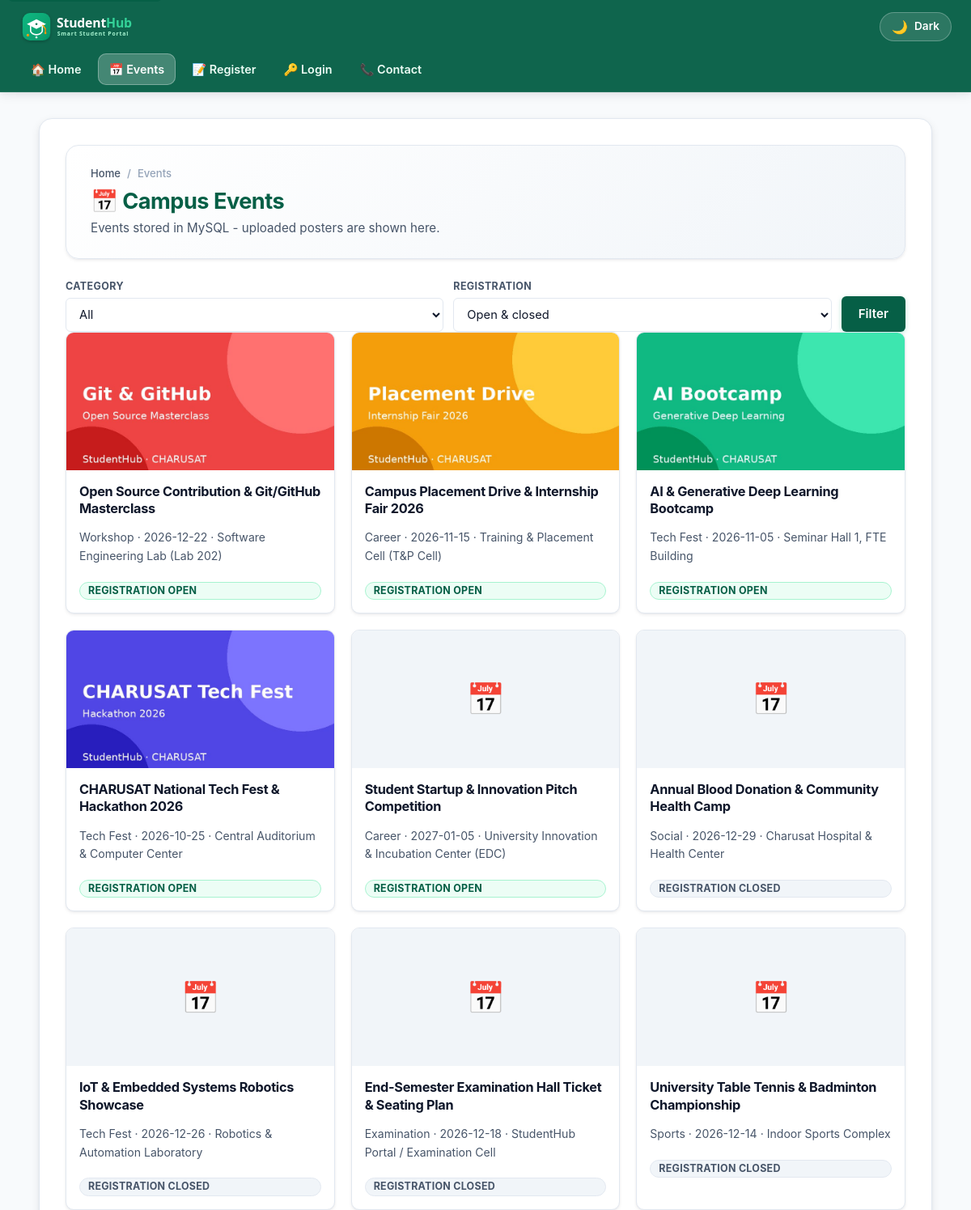
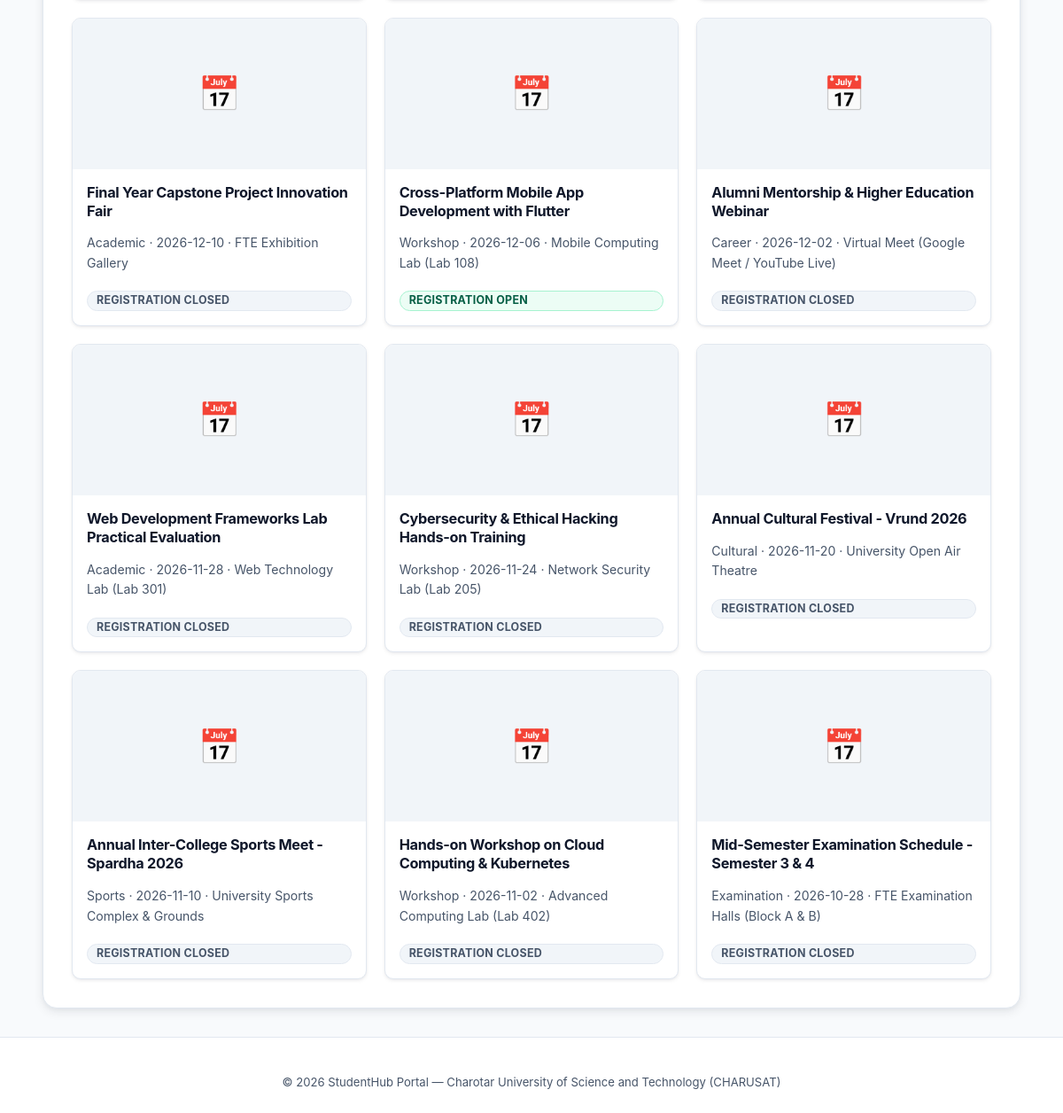
Screenshot of /Practical-12/events_public.php with the database file from the repository (2 pictures, top to bottom).
### tables this page shows
CREATE TABLE `events` (
  `id` int(10) unsigned NOT NULL AUTO_INCREMENT,
  `title` varchar(150) NOT NULL,
  `category` varchar(30) NOT NULL,
  `event_date` date NOT NULL,
  `event_time` varchar(30) NOT NULL DEFAULT '',
  `venue` varchar(120) NOT NULL DEFAULT '',
  `organizer` varchar(120) NOT NULL DEFAULT '',
  `description` text DEFAULT NULL,
  `status` enum('open','closed') NOT NULL DEFAULT 'open',
  `poster` varchar(255) DEFAULT NULL,
  `created_at` timestamp NOT NULL DEFAULT current_timestamp(),
  `updated_at` timestamp NOT NULL DEFAULT current_timestamp() ON UPDATE current_timestamp(),
  PRIMARY KEY (`id`),
  KEY `idx_events_date` (`event_date`),
  KEY `idx_events_category` (`category`)
);

### Practical(1-4)(Studenthub)/includes/helpers.php (called while the page is built, shortened)
<?php
function e($value): string
{
    return htmlspecialchars((string)$value, ENT_QUOTES | ENT_SUBSTITUTE, 'UTF-8');
}

### Practical(1-4)(Studenthub)/includes/upload.php (called while the page is built, shortened)
<?php
function poster_url(?string $name): ?string
{
    return ($name && preg_match('/^[A-Za-z0-9._-]+\.(jpg|png|webp)$/', $name)) ? '../Practical-12/uploads/' . $name : null;
}

### Practical-12/events_public.php (the view, shortened to what this page needs)
<?php
require_once __DIR__ . '/../includes/auth.php';
require_once __DIR__ . '/../includes/layout.php';
require_once __DIR__ . '/../includes/upload.php';
$status = $_GET['status'] ?? '';
$where = []; $types = ''; $params = [];
$whereSql = $where ? 'WHERE ' . implode(' AND ', $where) : '';
$stmt = $conn->prepare("SELECT * FROM events $whereSql ORDER BY (poster IS NULL), event_date DESC LIMIT 24");
$stmt->execute();
$rows = $stmt->get_result()->fetch_all(MYSQLI_ASSOC);
sh_header(['title' => 'Events', 'active' => 'events', 'heading' => '📅 Campus Events',
           'subtitle' => 'Events stored in MySQL - uploaded posters are shown here.', 'crumbs' => [['Home', '../Html%20folder/home.html'], ['Events']]]);
?>
<form method="get" class="inline-form toolbar" aria-label="Filter events">
  <div class="field"><label for="category">Category</label>
    <select id="category" name="category"><option value="">All</option>
    </select></div>
  <div class="field"><label for="status">Registration</label>
    <select id="status" name="status"><option value="">Open &amp; closed</option>
      <option value="closed"<?= $status === 'closed' ? ' selected' : '' ?>>Closed</option></select></div>
  <button class="btn btn-primary" type="submit">Filter</button>
</form>
<div class="event-grid">
<?php foreach ($rows as $ev): $pu = poster_url($ev['poster']); ?>
  <article class="event-tile">
<?php if ($pu): ?><img src="<?= e($pu) ?>" alt="Poster of <?= e($ev['title']) ?>" loading="lazy"><?php else: ?><div class="no-poster" aria-hidden="true">📅</div><?php endif; ?>
    <div class="body">
      <h3><?= e($ev['title']) ?></h3>
      <p class="muted"><?= e($ev['category']) ?> · <?= e($ev['event_date']) ?><?= $ev['venue'] ? ' · ' . e($ev['venue']) : '' ?></p>
      <span class="badge <?= $ev['status'] === 'open' ? 'badge-success' : 'badge-neutral' ?>">Registration <?= e($ev['status']) ?></span>
    </div>
  </article>
<?php endforeach; ?>
</div>
<?php sh_footer(); ?>

### Practical(1-4)(Studenthub)/includes/layout.php (shortened to what this page needs)
<?php
require_once __DIR__ . '/helpers.php';
function sh_menu(): array
{
    $user = current_user();
    $html = '../Html%20folder/';
    if (!$user) {
        return [
            'home'     => ['🏠 Home', $html . 'home.html'],
            'events'   => ['📅 Events', '../Practical-12/events_public.php'],
            'register' => ['📝 Register', '../Practical-9/register.php'],
            'login'    => ['🔑 Login', '../Practical-10/login.php'],
            'contact'  => ['📞 Contact', $html . 'contact.html'],
        ];
    }
    return [
        'dashboard' => ['📊 Dashboard', '../Practical-10/dashboard.php'],
        'events'    => ['📅 Events', '../Practical-12/events_public.php'],
        'directory' => ['🎓 Directory', $html . 'students.html'],
        'profile'   => ['👤 Profile', $html . 'profile.html'],
        'contact'   => ['📞 Contact', $html . 'contact.html'],
        'logout'    => ['🚪 Logout', '../Practical-10/logout.php'],
    ];
}
function sh_header(array $opts = []): void
{
    $active = $opts['active'] ?? '';
    ?>
<!DOCTYPE html>
<html lang="en">
<head>
  <link rel="stylesheet" href="../for_css/common.css">
  <link rel="stylesheet" href="../for_css/admin.css">
</head>
<body>
  <header>
    <div class="header-inner">
      <a href="../Html%20folder/home.html" class="header-brand-link" aria-label="StudentHub Home">
        <img src="../for_css/extra/logo.svg" alt="StudentHub Logo" class="portal-logo">
      </a>
      <div class="header-actions">
        <button id="theme-toggle" class="theme-toggle-btn" aria-label="Toggle dark/light theme" title="Toggle Theme">
          <span class="theme-icon" id="theme-icon">🌙</span>
          <span class="theme-text" id="theme-text">Dark</span>
        </button>
      </div>
    </div>
    <div class="header-inner" style="padding-top: 0; padding-bottom: 8px;">
      <nav aria-label="Primary Navigation">
<?php foreach (sh_menu() as $key => [$label, $url]): ?>
        <a href="<?= e($url) ?>"<?= $key === $active ? ' class="active" aria-current="page"' : '' ?>><?= $label ?></a>
<?php endforeach; ?>
      </nav>
    </div>
  </header>
  <main id="main-content" class="php-main">
<?php if (!empty($opts['heading'])): ?>
    <div class="portal-page-header">
      <div class="header-info">
<?php if (!empty($opts['crumbs'])): ?>
        <nav class="breadcrumb" aria-label="Breadcrumb">
<?php foreach ($opts['crumbs'] as $i => $c): ?>
<?php if ($i > 0): ?><span class="breadcrumb-separator">/</span><?php endif; ?>
<?php if (!empty($c[1])): ?><a href="<?= e($c[1]) ?>"><?= e($c[0]) ?></a><?php else: ?><span><?= e($c[0]) ?></span><?php endif; ?>
<?php endforeach; ?>
        </nav>
<?php endif; ?>
        <h2><?= $opts['heading'] ?></h2>
<?php if (!empty($opts['subtitle'])): ?>
        <p><?= e($opts['subtitle']) ?></p>
<?php endif; ?>
      </div>
    </div>
<?php endif; ?>
<?php
}
function sh_footer(array $scripts = []): void
{
    ?>
  </main>
  <footer class="portal-footer">
    <div class="footer-bottom" style="border-top: none; padding: 0; justify-content: center; text-align: center;">
      <p>&copy; 2026 StudentHub Portal &mdash; Charotar University of Science and Technology (CHARUSAT)</p>
    </div>
  </footer>
</body>
</html>
<?php
}
    ?>

### Practical(1-4)(Studenthub)/for_css/admin.css (style rules this page uses)
.php-main { max-width: 1200px; }
form.inline-form, form.plain-form { max-width: none; margin: 0; padding: 0; background: transparent; border: none; box-shadow: none; }
.toolbar { display: flex; flex-wrap: wrap; gap: 12px; align-items: flex-end; margin-bottom: 18px; }
.toolbar .field { display: flex; flex-direction: column; gap: 4px; min-width: 150px; flex: 1 1 160px; }
.toolbar label { font-size: 0.78rem; font-weight: 700; text-transform: uppercase; letter-spacing: 0.03em; color: var(--text-muted); margin: 0; }
.toolbar input, .toolbar select, .toolbar-input { width: 100%; padding: 10px 12px; background: var(--bg-surface); color: var(--text-main); border: 1.5px solid var(--border-color); border-radius: var(--radius-sm); font: inherit; font-size: 0.92rem; }
.muted { color: var(--text-muted); font-size: 0.88rem; }
.event-grid { display: grid; grid-template-columns: repeat(auto-fill, minmax(300px, 1fr)); gap: 20px; }
.event-tile { background: var(--bg-surface); border: 1px solid var(--border-color); border-radius: var(--radius-md); overflow: hidden; box-shadow: var(--shadow-sm); display: flex; flex-direction: column; }
.event-tile img, .event-tile .no-poster { width: 100%; height: 170px; object-fit: cover; background: var(--bg-subsurface); display: flex; align-items: center; justify-content: center; font-size: 2.4rem; }
.event-tile .body { padding: 16px; display: flex; flex-direction: column; gap: 8px; flex: 1; }
.event-tile h3 { font-size: 1.02rem; color: var(--text-main); }

### rows the page displays
events: poster (picture), title "Open Source Contribution & Git/GitHub Masterclass", category "Workshop", event_date "2026-12-22", venue "Software Engineering Lab (Lab 202)", status "OPEN"
events: poster (picture), title "Campus Placement Drive & Internship Fair 2026", category "Career", event_date "2026-11-15", venue "Training & Placement Cell (T&P Cell)", status "OPEN"
events: poster (picture), title "AI & Generative Deep Learning Bootcamp", category "Tech Fest", event_date "2026-11-05", venue "Seminar Hall 1, FTE Building", status "OPEN"
events: poster (picture), title "CHARUSAT National Tech Fest & Hackathon 2026", category "Tech Fest", event_date "2026-10-25", venue "Central Auditorium & Computer Center", status "OPEN"
events: title "Student Startup & Innovation Pitch Competition", category "Career", event_date "2027-01-05", venue "University Innovation & Incubation Center (EDC)", status "OPEN"
events: title "Annual Blood Donation & Community Health Camp", category "Social", event_date "2026-12-29", venue "Charusat Hospital & Health Center", status "CLOSED"
events: title "IoT & Embedded Systems Robotics Showcase", category "Tech Fest", event_date "2026-12-26", venue "Robotics & Automation Laboratory", status "CLOSED"
events: title "End-Semester Examination Hall Ticket & Seating Plan", category "Examination", event_date "2026-12-18", venue "StudentHub Portal / Examination Cell", status "CLOSED"
events: title "University Table Tennis & Badminton Championship", category "Sports", event_date "2026-12-14", venue "Indoor Sports Complex", status "CLOSED"
events: title "Final Year Capstone Project Innovation Fair", category "Academic", event_date "2026-12-10", venue "FTE Exhibition Gallery", status "CLOSED"
events: title "Cross-Platform Mobile App Development with Flutter", category "Workshop", event_date "2026-12-06", venue "Mobile Computing Lab (Lab 108)", status "OPEN"
events: title "Alumni Mentorship & Higher Education Webinar", category "Career", event_date "2026-12-02", venue "Virtual Meet (Google Meet / YouTube Live)", status "CLOSED"
events: title "Web Development Frameworks Lab Practical Evaluation", category "Academic", event_date "2026-11-28", venue "Web Technology Lab (Lab 301)", status "CLOSED"
events: title "Cybersecurity & Ethical Hacking Hands-on Training", category "Workshop", event_date "2026-11-24", venue "Network Security Lab (Lab 205)", status "CLOSED"
events: title "Annual Cultural Festival - Vrund 2026", category "Cultural", event_date "2026-11-20", venue "University Open Air Theatre", status "CLOSED"
events: title "Annual Inter-College Sports Meet - Spardha 2026", category "Sports", event_date "2026-11-10", venue "University Sports Complex & Grounds", status "CLOSED"
events: title "Hands-on Workshop on Cloud Computing & Kubernetes", category "Workshop", event_date "2026-11-02", venue "Advanced Computing Lab (Lab 402)", status "CLOSED"
events: title "Mid-Semester Examination Schedule - Semester 3 & 4", category "Examination", event_date "2026-10-28", venue "FTE Examination Halls (Block A & B)", status "CLOSED"

### other values shown
$label "🏠 Home"
$label "📅 Events"
$label "📝 Register"
$label "🔑 Login"
$label "📞 Contact"
$c[0] "Home"
$c[0] "Events"
$opts['heading'] "📅 Campus Events"
$opts['subtitle'] "Events stored in MySQL - uploaded posters are shown here."
